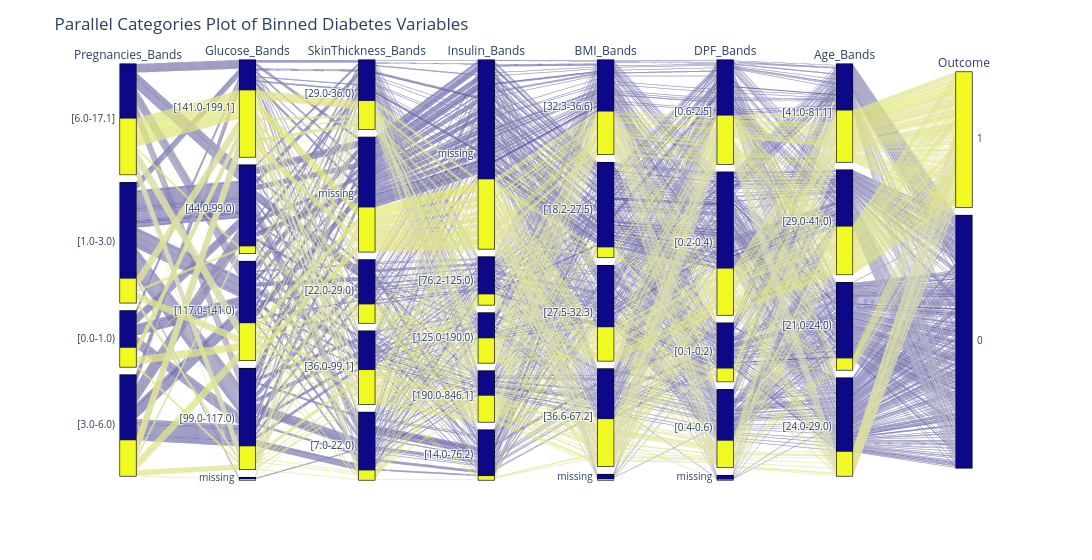

Notebook code for this chart:
### Markdown cell above
Next, we use plot the parallel categories using the binned data.

### Code cell
diabetes_Bands = bin_continuous_variables(diabetes)
ribbonFigure = parallel_categories(
    diabetes_Bands, 
    dimensions=['Pregnancies_Bands', 'Glucose_Bands', 'SkinThickness_Bands',
                'Insulin_Bands', 'BMI_Bands', 'DPF_Bands', 'Age_Bands', 'Outcome'],
    color='Outcome',
    width=1100,
)
ribbonFigure.update_layout(
    title='Parallel Categories Plot of Binned Diabetes Variables',
    coloraxis_showscale=False,
)
ribbonFigure.show()

### Figure 1 — Plotly figure (JSON) as saved in the notebook; plotly's stock layout.template omitted (floating-point values rounded to 4 significant figures; data arrays with more than 128 entries replaced by an {"elided": "..."} marker saying what was removed)
{"data": [{"dimensions": [{"label": "Pregnancies_Bands", "values": {"elided": "768 str values"}}, {"label": "Glucose_Bands", "values": {"elided": "768 str values"}}, {"label": "SkinThickness_Bands", "values": {"elided": "768 str values"}}, {"label": "Insulin_Bands", "values": {"elided": "768 str values"}}, {"label": "BMI_Bands", "values": {"elided": "768 str values"}}, {"label": "DPF_Bands", "values": {"elided": "768 str values"}}, {"label": "Age_Bands", "values": {"elided": "768 str values"}}, {"label": "Outcome", "values": {"elided": "768 int values"}}], "domain": {"x": [0, 1], "y": [0, 1]}, "line": {"color": {"elided": "768 int values"}, "coloraxis": "coloraxis"}, "name": "", "type": "parcats"}], "layout": {"coloraxis": {"colorbar": {"title": {"text": "Outcome"}}, "colorscale": [[0, "#0d0887"], [0.1111, "#46039f"], [0.2222, "#7201a8"], [0.3333, "#9c179e"], [0.4444, "#bd3786"], [0.5556, "#d8576b"], [0.6667, "#ed7953"], [0.7778, "#fb9f3a"], [0.8889, "#fdca26"], [1, "#f0f921"]], "showscale": false}, "legend": {"tracegroupgap": 0}, "margin": {"t": 60}, "title": {"text": "Parallel Categories Plot of Binned Diabetes Variables"}, "width": 1100}}
